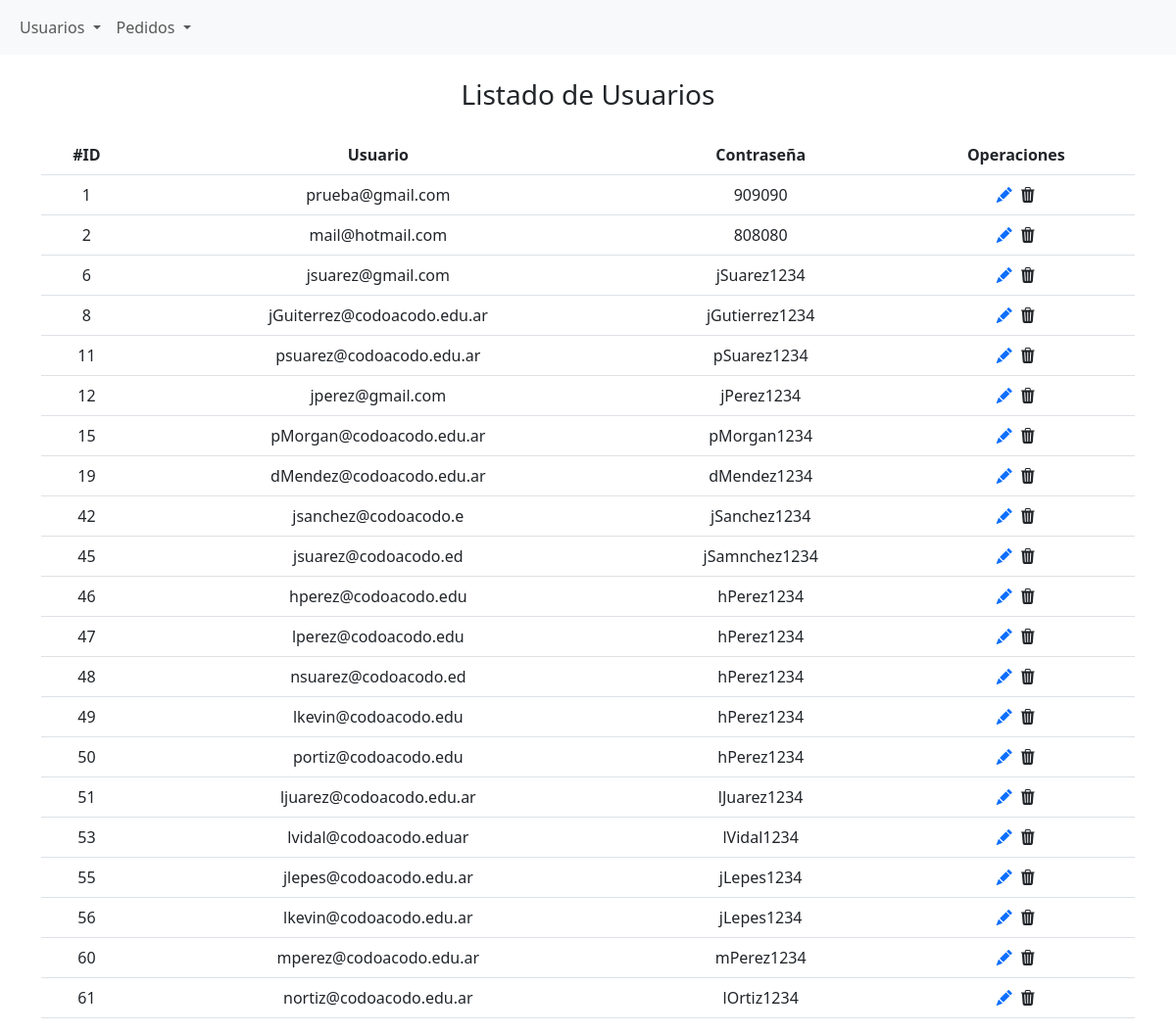
The app's page /proyPHP23084/view/listadoUsuarios.php with its own data.
### tables this page shows
CREATE TABLE `usuarios` (
  `idusuario` int(11) NOT NULL,
  `usuario` varchar(50) NOT NULL,
  `clave` varchar(20) NOT NULL
);

### proyPHP23084/view/listadoUsuarios.php (the view, shortened to what this page needs)
<!doctype html>
<html lang="en">
<head>
    <link href="https://cdn.jsdelivr.net/npm/bootstrap@5.3.0/dist/css/bootstrap.min.css" rel="stylesheet">
    <link rel="stylesheet" href="https://cdn.jsdelivr.net/npm/bootstrap-icons@1.10.5/font/bootstrap-icons.css">
</head>
<body>
    <?php
        require_once("menu.php")
    ?>
    <div class="container">
        <h3 class="text-center fs-3 my-4 ">Listado de Usuarios</h3>
        <table class="table text-center">
            <thead>
                <tr>
                    <th>#ID</th>
                    <th>Usuario</th>
                    <th>Contraseña</th>
                    <th>Operaciones</th>
                </tr>
            </thead>
            <tbody>
                <?php
                    $conn=new mysqli("localhost", "root","","cacproyecto");
                    $query=$conn->query("SELECT * FROM usuarios");
                    while ($usuario=$query->fetch_assoc()) {
                        $listUsuarios[]=$usuario;
                    }
                    $cantUsuarios=count($listUsuarios);
                    for ($i=0; $i < $cantUsuarios; $i++) {
                        echo "<tr>";
                        echo "<td>";
                        $idUser=$listUsuarios[$i]["idusuario"];
                        echo $idUser;
                        echo "</td>";
                        echo "<td>";
                        echo $listUsuarios[$i]["usuario"];
                        echo "</td>";
                        echo "<td>";
                        echo $listUsuarios[$i]["clave"];
                        echo "</td>";
                        echo "<td>";
                        echo "<a href='editUsuario.php?id=$idUser&mensaje='><i class='bi bi-pencil-fill m-1' ></i></a>";
                        echo "<i class='bi bi-trash3-fill m-1' onclick='eliminar()'></i>";
                        echo "</td>";
                        echo "</tr>";
                    }
                ?>
            </tbody>
        </table>
    </div>
</body>
</html>

### proyPHP23084/view/menu.php (shortened to what this page needs)
<nav class="navbar navbar-expand-lg bg-body-tertiary">
    <div class="container-fluid">
        <div class="collapse navbar-collapse" id="navbarSupportedContent">
        <ul class="navbar-nav me-auto mb-2 mb-lg-0">
            <li class="nav-item dropdown">
                <a class="nav-link dropdown-toggle" href="#" role="button" data-bs-toggle="dropdown" aria-expanded="false">
                    Usuarios
                </a>
            </li>
            <li class="nav-item dropdown">
                <a class="nav-link dropdown-toggle" href="#" role="button" data-bs-toggle="dropdown" aria-expanded="false">
                    Pedidos
                </a>
            </li>
        </ul>
        </div>
    </div>
    </nav>

### records on screen
usuarios: idusuario "1", usuario "prueba@gmail.com", clave "909090"
usuarios: idusuario "2", usuario "mail@hotmail.com", clave "808080"
usuarios: idusuario "6", usuario "jsuarez@gmail.com", clave "jSuarez1234"
usuarios: idusuario "8", usuario "jGuiterrez@codoacodo.edu.ar", clave "jGutierrez1234"
usuarios: idusuario "11", usuario "psuarez@codoacodo.edu.ar", clave "pSuarez1234"
usuarios: idusuario "12", usuario "jperez@gmail.com", clave "jPerez1234"
usuarios: idusuario "15", usuario "pMorgan@codoacodo.edu.ar", clave "pMorgan1234"
usuarios: idusuario "19", usuario "dMendez@codoacodo.edu.ar", clave "dMendez1234"
usuarios: idusuario "42", usuario "jsanchez@codoacodo.e", clave "jSanchez1234"
usuarios: idusuario "45", usuario "jsuarez@codoacodo.ed", clave "jSamnchez1234"
usuarios: idusuario "46", usuario "hperez@codoacodo.edu", clave "hPerez1234"
usuarios: idusuario "47", usuario "lperez@codoacodo.edu", clave "hPerez1234"
usuarios: idusuario "48", usuario "nsuarez@codoacodo.ed", clave "hPerez1234"
usuarios: idusuario "49", usuario "lkevin@codoacodo.edu", clave "hPerez1234"
usuarios: idusuario "50", usuario "portiz@codoacodo.edu", clave "hPerez1234"
usuarios: idusuario "51", usuario "ljuarez@codoacodo.edu.ar", clave "lJuarez1234"
usuarios: idusuario "53", usuario "lvidal@codoacodo.eduar", clave "lVidal1234"
usuarios: idusuario "55", usuario "jlepes@codoacodo.edu.ar", clave "jLepes1234"
usuarios: idusuario "56", usuario "lkevin@codoacodo.edu.ar", clave "jLepes1234"
usuarios: idusuario "60", usuario "mperez@codoacodo.edu.ar", clave "mPerez1234"
usuarios: idusuario "61", usuario "nortiz@codoacodo.edu.ar", clave "lOrtiz1234"
